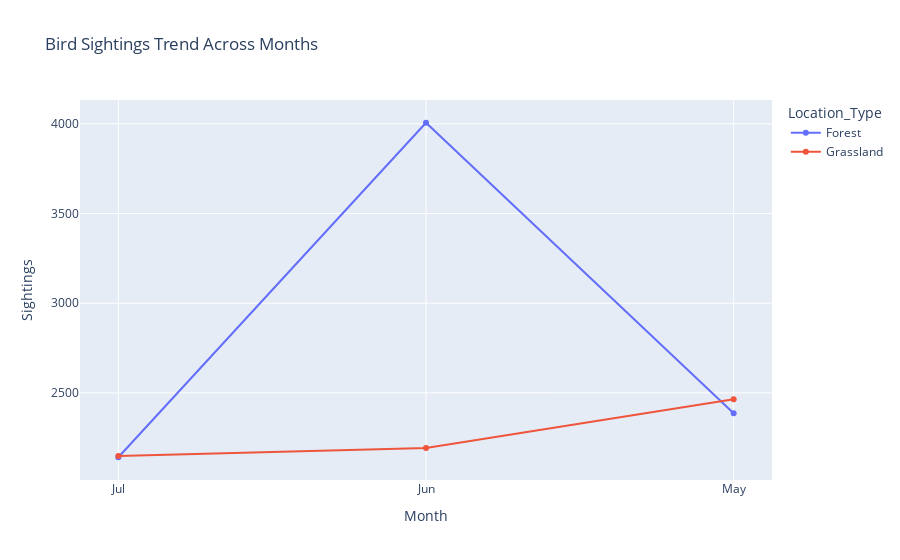

The notebook cell saved with this chart:
### Code cell
temporal = combined_data.groupby(['Month', 'Location_Type']).size().reset_index(name='Sightings')
fig=px.line(temporal, x='Month', y='Sightings', color='Location_Type', markers=True,
                   title="Bird Sightings Trend Across Months")
fig.show()

### Figure 1 — Plotly figure (JSON) as saved in the notebook; plotly's stock layout.template omitted (floating-point values rounded to 4 significant figures)
{"data": [{"hovertemplate": "Location_Type=Forest<br>Month=%{x}<br>Sightings=%{y}<extra></extra>", "legendgroup": "Forest", "line": {"color": "#636efa", "dash": "solid"}, "marker": {"symbol": "circle"}, "mode": "lines+markers", "name": "Forest", "orientation": "v", "showlegend": true, "type": "scatter", "x": ["Jul", "Jun", "May"], "xaxis": "x", "y": [2141, 4006, 2386], "yaxis": "y"}, {"hovertemplate": "Location_Type=Grassland<br>Month=%{x}<br>Sightings=%{y}<extra></extra>", "legendgroup": "Grassland", "line": {"color": "#EF553B", "dash": "solid"}, "marker": {"symbol": "circle"}, "mode": "lines+markers", "name": "Grassland", "orientation": "v", "showlegend": true, "type": "scatter", "x": ["Jul", "Jun", "May"], "xaxis": "x", "y": [2148, 2193, 2464], "yaxis": "y"}], "layout": {"legend": {"title": {"text": "Location_Type"}, "tracegroupgap": 0}, "title": {"text": "Bird Sightings Trend Across Months"}, "xaxis": {"anchor": "y", "domain": [0, 1], "title": {"text": "Month"}}, "yaxis": {"anchor": "x", "domain": [0, 1], "title": {"text": "Sightings"}}}}
